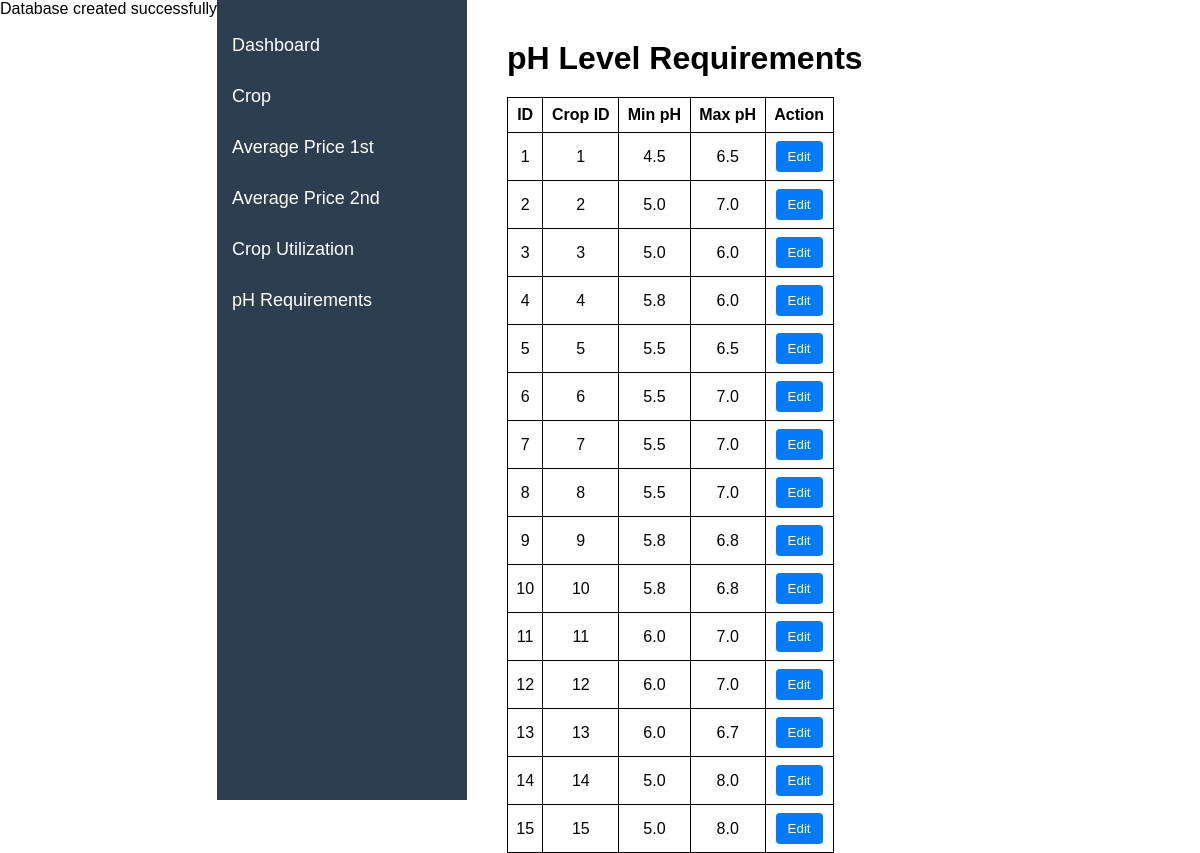
The page /ph_requirements on the database its author committed.
### tables this page shows
CREATE TABLE `ph_level_requirements` (
  `id` int(11) NOT NULL,
  `crop_id` int(11) NOT NULL,
  `min_pH` decimal(3,1) NOT NULL,
  `max_pH` decimal(3,1) NOT NULL
);

### index.php (called while the page is built, shortened)
<?php
    require("code/routing.php");
?>

### website/pages/ph_requirements.php (the view, shortened to what this page needs)
<html>
<head>
  <link rel="stylesheet" href="website/css/ph_requirements.css">
</head>
<body>
  <h1>pH Level Requirements</h1>
  <table border="1" width="100%">
    <tr>
      <th>ID</th>
      <th>Crop ID</th>
      <th>Min pH</th>
      <th>Max pH</th>
      <th>Action</th>
    </tr>
    <?php
      $sql = "SELECT id, crop_id, min_pH, max_pH FROM ph_level_requirements";
      $result = $conn->query($sql);
      if ($result->num_rows > 0) {
        while($row = $result->fetch_assoc()) {
          echo "<tr>";
          echo "<td>" . $row['id'] . "</td>";
          echo "<td>" . $row['crop_id'] . "</td>";
          echo "<td>" . $row['min_pH'] . "</td>";
          echo "<td>" . $row['max_pH'] . "</td>";
          echo "<td><button class='edit-btn' onclick=\"openModal('{$row['id']}', '{$row['crop_id']}', '{$row['min_pH']}', '{$row['max_pH']}')\">Edit</button></td>";
          echo "</tr>";
        }
      } else {
        echo "<tr><td colspan='5'>No records found</td></tr>";
      }
    ?>
  </table>
</body>
</html>

### website/css/ph_requirements.css (style rules this page uses)
h1 { margin-bottom: 20px; }
table { border-collapse: collapse; width: 50%; margin-bottom: 20px; }
th, td { border: 1px solid black; padding: 8px; text-align: center; }
button.edit-btn { background-color: #007bff; color: white; border: none; padding: 8px 12px; cursor: pointer; border-radius: 4px; }

### website/Main.php (style rules this page uses)
* { margin: 0; padding: 0; box-sizing: border-box; font-family: Arial, sans-serif; }
body { display: flex; }

### rows shown on the page
ph_level_requirements: id "1", crop "1", min_pH "4.5", max_pH "6.5"
ph_level_requirements: id "2", crop "2", min_pH "5.0", max_pH "7.0"
ph_level_requirements: id "3", crop "3", min_pH "5.0", max_pH "6.0"
ph_level_requirements: id "4", crop "4", min_pH "5.8", max_pH "6.0"
ph_level_requirements: id "5", crop "5", min_pH "5.5", max_pH "6.5"
ph_level_requirements: id "6", crop "6", min_pH "5.5", max_pH "7.0"
ph_level_requirements: id "7", crop "7", min_pH "5.5", max_pH "7.0"
ph_level_requirements: id "8", crop "8", min_pH "5.5", max_pH "7.0"
ph_level_requirements: id "9", crop "9", min_pH "5.8", max_pH "6.8"
ph_level_requirements: id "10", crop "10", min_pH "5.8", max_pH "6.8"
ph_level_requirements: id "11", crop "11", min_pH "6.0", max_pH "7.0"
ph_level_requirements: id "12", crop "12", min_pH "6.0", max_pH "7.0"
ph_level_requirements: id "13", crop "13", min_pH "6.0", max_pH "6.7"
ph_level_requirements: id "14", crop "14", min_pH "5.0", max_pH "8.0"
ph_level_requirements: id "15", crop "15", min_pH "5.0", max_pH "8.0"
